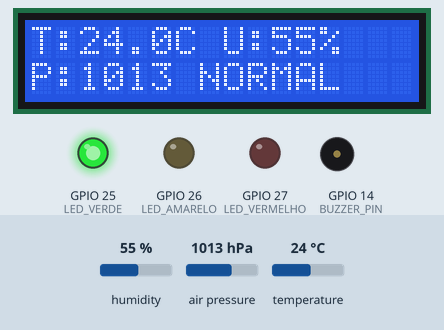
Bench run of a sketch on a simulated ESP32. Parts: 16×2 character LCD, output pins drawn as LEDs (lit = HIGH), buzzer (waves = sounding). Inputs (shaded band) come from the test bench; at power-on: humidity 55 %, air pressure 1013 hPa, temperature 24 °C. WiFi joins after 1.5 s; servers stay silent unless stated; no MQTT or app messages arrive unless stated; what the sketch prints to the serial monitor is not drawn.

Above: at 5.6 s.
5.7 s: humidity set to 32 %
At 10.7 s:
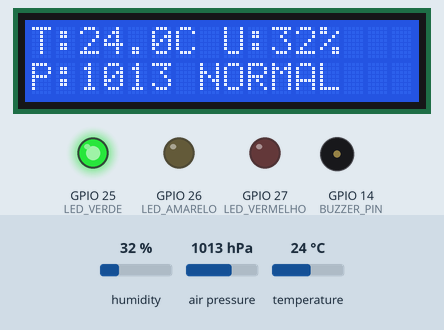
11.8 s: humidity set to 29 %
At 16.2 s:
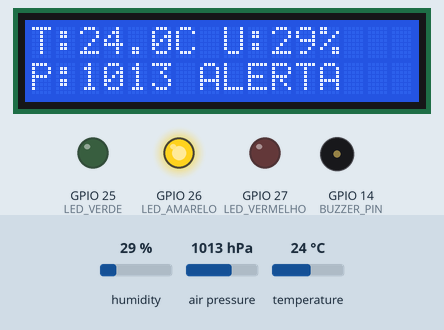
17.9 s: air pressure set to 1003 hPa
At 21.1 s:
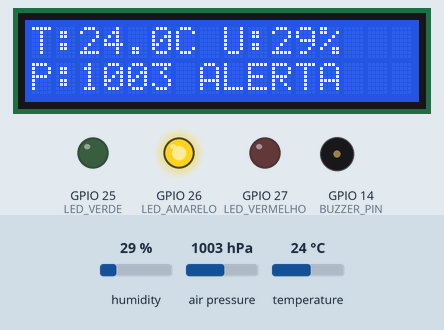
24.0 s: air pressure set to 999 hPa
At 26.2 s:
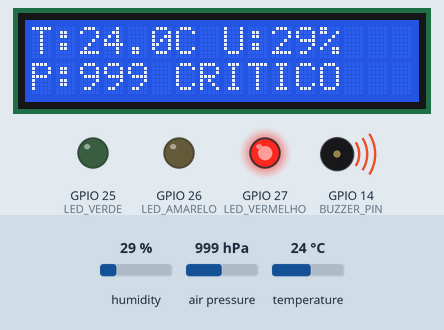
30.1 s: temperature set to 41 °C
At 36.2 s:
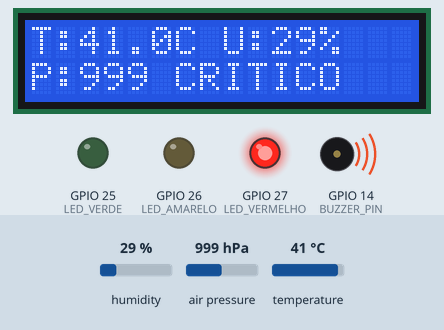
36.5 s: air pressure set to 1025 hPa
At 41.3 s:
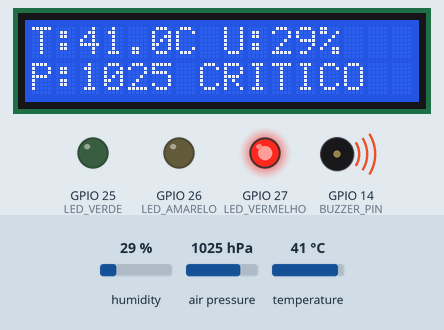
Timing chart, 0 to 42.8 s (numbered marks = the images above; inputs shaded):
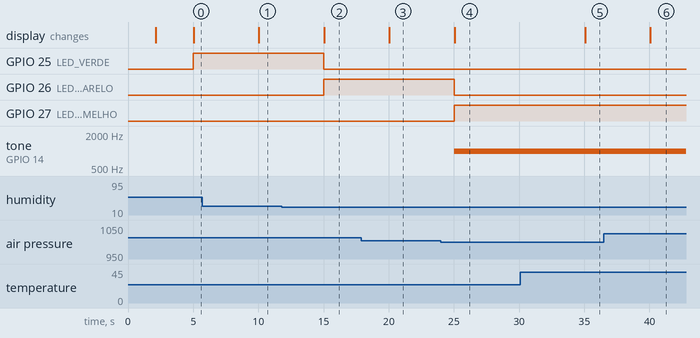

The sketch:

sketch.ino
```cpp
/*
 * OrbitalGuard — Estacao Terrestre de Monitoramento Climatico (ESP32)
 * Global Solution FIAP 2026/1 — Disruptive Architectures: IoT, IOB & Generative IA
 * Turma 2TDSPW
 *
 * A estacao terrestre coleta dados ambientais de uma regiao monitorada
 * (temperatura, umidade e pressao atmosferica), classifica o RISCO CLIMATICO
 * localmente (edge computing) e publica a telemetria via MQTT para a plataforma
 * OrbitalGuard (camada de satelite + IA). Sinaliza o estado por LEDs, dispara um
 * buzzer em caso critico e exibe as leituras em um display LCD I2C.
 *
 * Simulado no Wokwi: https://wokwi.com
 */

#include <WiFi.h>
#include <PubSubClient.h>
#include <ArduinoJson.h>
#include <Wire.h>
#include <DHT.h>
#include <Adafruit_BMP280.h>
#include <LiquidCrystal_I2C.h>

// ----- Identificacao da estacao / regiao monitorada -----
const char* ESTACAO_ID  = "EST-SP-001";
const int   REGIAO_ID    = 1;
const char* REGIAO_NOME  = "Litoral Norte-SP";

// ----- Rede Wi-Fi (Wokwi) -----
const char* SSID     = "Wokwi-GUEST";
const char* PASSWORD = "";

// ----- Broker MQTT publico -----
const char* MQTT_SERVER = "broker.hivemq.com";
const int   MQTT_PORT   = 1883;

// ----- Topicos MQTT (3 topicos documentados) -----
const char* TOPIC_TELEMETRIA = "orbitalguard/estacao/telemetria"; // leituras periodicas
const char* TOPIC_ALERTA     = "orbitalguard/estacao/alerta";     // eventos de risco
const char* TOPIC_STATUS     = "orbitalguard/estacao/status";     // heartbeat online/offline

// ----- Pinos -----
#define DHT_PIN       4
#define DHT_TYPE      DHT22
#define LED_VERDE     25   // risco BAIXO / NORMAL
#define LED_AMARELO   26   // risco MEDIO (ALERTA)
#define LED_VERMELHO  27   // risco CRITICO
#define BUZZER_PIN    14   // alarme sonoro (saida 2)

// ----- Limiares de classificacao de risco climatico -----
const float TEMP_ALTA      = 38.0;    // calor extremo (graus C)
const float UMID_BAIXA     = 30.0;    // ar muito seco -> risco de queimada (%)
const float PRESSAO_BAIXA  = 1000.0;  // queda de pressao -> tempestade/ciclone (hPa)

DHT dht(DHT_PIN, DHT_TYPE);
Adafruit_BMP280 bmp;                  // I2C (0x76)
LiquidCrystal_I2C lcd(0x27, 16, 2);   // I2C (0x27)

WiFiClient espClient;
PubSubClient mqtt(espClient);

unsigned long ultimoEnvio = 0;
const unsigned long INTERVALO = 5000; // 5 s
bool bmpOk = false;

// ----------------------------------------------------------------------------
void conectarWiFi() {
  lcd.clear();
  lcd.setCursor(0, 0);
  lcd.print("Conectando WiFi");
  WiFi.begin(SSID, PASSWORD);
  while (WiFi.status() != WL_CONNECTED) {
    delay(400);
    Serial.print(".");
  }
  Serial.println("\nWiFi conectado! IP: " + WiFi.localIP().toString());
}

void conectarMQTT() {
  while (!mqtt.connected()) {
    String clientId = String("orbitalguard-") + ESTACAO_ID;
    if (mqtt.connect(clientId.c_str())) {
      Serial.println("MQTT conectado ao broker " + String(MQTT_SERVER));
      // Publica status "ONLINE" como mensagem retida
      StaticJsonDocument<160> st;
      st["estacao"] = ESTACAO_ID;
      st["regiao"]  = REGIAO_NOME;
      st["estado"]  = "ONLINE";
      char buf[160];
      serializeJson(st, buf);
      mqtt.publish(TOPIC_STATUS, buf, true);
    } else {
      Serial.println("Falha MQTT, rc=" + String(mqtt.state()) + " tentando novamente...");
      delay(1500);
    }
  }
}

// Classifica o risco combinando os 3 fatores ambientais.
// Retorna o nivel textual e devolve, por referencia, a quantidade de fatores ativos.
String classificarRisco(float temp, float umid, float pressao, int &fatores) {
  fatores = 0;
  if (temp >= TEMP_ALTA)        fatores++;
  if (umid <= UMID_BAIXA)       fatores++;
  if (pressao <= PRESSAO_BAIXA) fatores++;

  if (fatores >= 2) return "CRITICO";
  if (fatores == 1) return "ALERTA";
  return "NORMAL";
}

void atualizarSaidas(const String& risco) {
  digitalWrite(LED_VERDE,    risco == "NORMAL"  ? HIGH : LOW);
  digitalWrite(LED_AMARELO,  risco == "ALERTA"  ? HIGH : LOW);
  digitalWrite(LED_VERMELHO, risco == "CRITICO" ? HIGH : LOW);

  if (risco == "CRITICO") {
    tone(BUZZER_PIN, 1000);  // alarme continuo enquanto o risco for critico
  } else {
    noTone(BUZZER_PIN);
  }
}

// ----------------------------------------------------------------------------
void setup() {
  Serial.begin(115200);

  pinMode(LED_VERDE, OUTPUT);
  pinMode(LED_AMARELO, OUTPUT);
  pinMode(LED_VERMELHO, OUTPUT);
  pinMode(BUZZER_PIN, OUTPUT);

  Wire.begin(21, 22);   // SDA=21, SCL=22
  lcd.init();
  lcd.backlight();
  dht.begin();

  bmpOk = bmp.begin(0x76);
  if (!bmpOk) {
    Serial.println("AVISO: BMP280 nao encontrado, usando pressao padrao 1013 hPa.");
  }

  lcd.clear();
  lcd.setCursor(0, 0);
  lcd.print("OrbitalGuard");
  lcd.setCursor(0, 1);
  lcd.print(REGIAO_NOME);
  delay(2000);

  conectarWiFi();
  mqtt.setServer(MQTT_SERVER, MQTT_PORT);
}

void loop() {
  if (!mqtt.connected()) conectarMQTT();
  mqtt.loop();

  if (millis() - ultimoEnvio < INTERVALO) return;
  ultimoEnvio = millis();

  float temp    = dht.readTemperature();
  float umid    = dht.readHumidity();
  float pressao = bmpOk ? (bmp.readPressure() / 100.0F) : 1013.0; // Pa -> hPa

  if (isnan(temp) || isnan(umid)) {
    Serial.println("Falha na leitura do DHT22.");
    return;
  }

  int fatores;
  String risco = classificarRisco(temp, umid, pressao, fatores);
  atualizarSaidas(risco);

  // ----- Display LCD -----
  lcd.clear();
  lcd.setCursor(0, 0);
  lcd.printf("T:%.1fC U:%.0f%%", temp, umid);
  lcd.setCursor(0, 1);
  lcd.printf("P:%.0f %s", pressao, risco.c_str());

  // ----- Telemetria (JSON) -----
  StaticJsonDocument<256> doc;
  doc["estacao"]     = ESTACAO_ID;
  doc["regiao_id"]   = REGIAO_ID;
  doc["regiao"]      = REGIAO_NOME;
  doc["temperatura"] = round(temp * 10) / 10.0;
  doc["umidade"]     = round(umid * 10) / 10.0;
  doc["pressao_hpa"] = round(pressao * 10) / 10.0;
  doc["risco"]       = risco;
  doc["timestamp"]   = millis();

  char payload[256];
  serializeJson(doc, payload);
  mqtt.publish(TOPIC_TELEMETRIA, payload);
  Serial.println(String("[TELEMETRIA] ") + payload);

  // ----- Alerta dedicado quando ha risco -----
  if (risco != "NORMAL") {
    StaticJsonDocument<256> al;
    al["estacao"]   = ESTACAO_ID;
    al["regiao_id"] = REGIAO_ID;
    al["regiao"]    = REGIAO_NOME;
    al["nivel"]     = risco;
    al["fatores"]   = fatores;

    String causa = "";
    if (temp >= TEMP_ALTA)        causa += "calor_extremo;";
    if (umid <= UMID_BAIXA)       causa += "ar_seco;";
    if (pressao <= PRESSAO_BAIXA) causa += "queda_pressao;";
    al["causa"]     = causa;
    al["timestamp"] = millis();

    char abuf[256];
    serializeJson(al, abuf);
    mqtt.publish(TOPIC_ALERTA, abuf);
    Serial.println(String("[ALERTA] ") + abuf);
  }
}
```

Measured:
- the behaviour switches between 31 and 30 % on humidity (found by bisection; images 1 and 2)
- the behaviour switches between 1001 and 1000 hPa on air pressure (found by bisection; images 3 and 4)
- after the input at 5.7 s, the display: changes after 4.3 s (image 1)
- after the input at 11.8 s, GPIO 25 (LED_VERDE): HIGH → LOW after 3.2 s; GPIO 26 (LED_AMARELO): LOW → HIGH after 3.2 s; the display: changes after 3.3 s (image 2)
- after the input at 17.9 s, the display: changes after 2.2 s (image 3)
- after the input at 24.0 s, GPIO 26 (LED_AMARELO): HIGH → LOW after 1.0 s; GPIO 27 (LED_VERMELHO): LOW → HIGH after 1.0 s; tone on GPIO 14 (BUZZER_PIN): silent → 1000 Hz after 1.0 s; the display: changes after 1.1 s (image 4)
- after the input at 30.1 s, the display: changes after 5.0 s (image 5)
- after the input at 36.5 s, the display: changes after 3.6 s (image 6)
